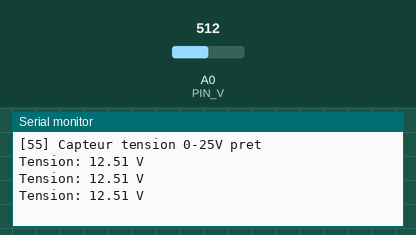
Simulated run of this sketch. Board: Arduino Uno, built with avr-gcc and run on an emulated ATmega328P. Parts: the last lines printed to the serial monitor. The test bench sets the inputs (shaded band); at power-on: A0 (PIN_V) = 512.

Above: at 1.3 s.
1.4 s: A0 (PIN_V) set to 716
At 1.9 s:
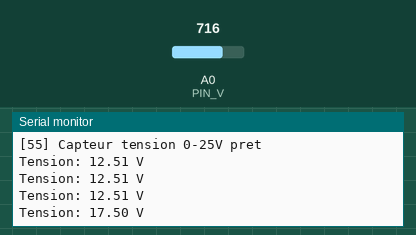
2.9 s: A0 (PIN_V) set to 900
At 3.4 s:
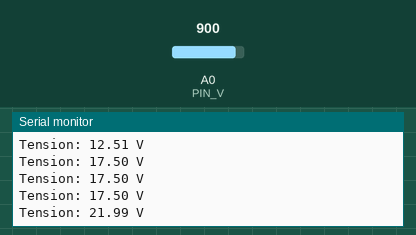
Timing chart, 0 to 5.9 s (numbered marks = the images above; inputs shaded):
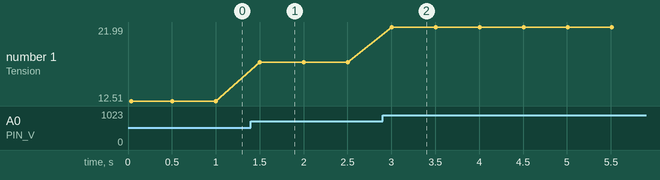

The sketch:

55_Tension_0_25V.ino
```cpp
/*
 * =====================================================================
 *  Arduino Lab Nexus v6.1.0 STABLE  -  Capteur tension 0-25V
 * =====================================================================
 *  Explication : Mesure une tension jusqu'à 25 V grâce à un pont diviseur 30k/7,5k.
 *  Carte       : Arduino UNO / Nano (ATmega328P) - compatible Mega
 *  Moniteur    : 9600 bauds
 *
 *  Câblage :
 *   Arduino A0     -> Module S
 *   Arduino GND    -> Module -
 *
 *  Bibliothèques requises (arduino-cli lib install "...") : aucune
 * =====================================================================
 */
// @libs:

const uint8_t PIN_V = A0;
const float RAPPORT = 5.0;   // (30k + 7,5k) / 7,5k

void setup() {
  Serial.begin(9600);
  Serial.println(F("[55] Capteur tension 0-25V pret"));
}

void loop() {
  // Tension lue sur A0 puis multipliée par le rapport du diviseur
  float vA0 = analogRead(PIN_V) * 5.0 / 1023.0;
  float vMesuree = vA0 * RAPPORT;
  Serial.print(F("Tension: "));
  Serial.print(vMesuree, 2);
  Serial.println(F(" V"));
  delay(500);
}
```

Measured:
- after the input at 1.4 s, the serial monitor: prints a new line after 0.10 s (image 1)
- after the input at 2.9 s, the serial monitor: prints a new line after 0.10 s (image 2)
- plotted number 1: 12.51 → 17.5 after the input at 1.4 s, 17.5 → 21.99 after the input at 2.9 s
